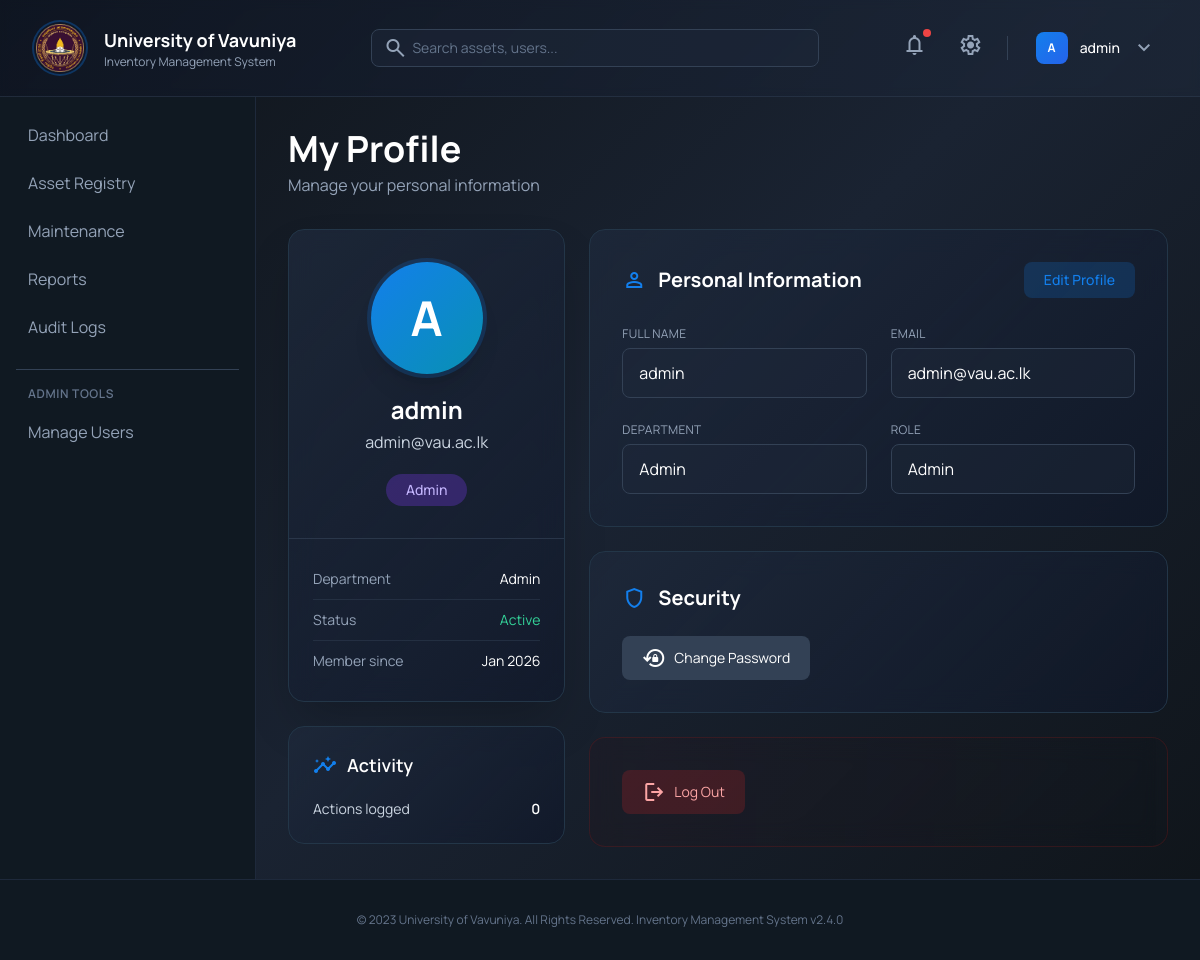
The app's page /profile.php (signed in) with its own data.
### tables this page shows
CREATE TABLE `users` (
  `id` int(11) NOT NULL,
  `username` varchar(255) NOT NULL,
  `email` varchar(255) NOT NULL,
  `password` varchar(255) NOT NULL,
  `role` enum('admin','clerk','user') DEFAULT 'user',
  `department` varchar(255) DEFAULT NULL,
  `status` enum('active','inactive') DEFAULT 'active',
  `created_at` timestamp NOT NULL DEFAULT current_timestamp()
);

### profile.php (the view, shortened to what this page needs)
<?php
include 'config.php';
$user_id = (int)$_SESSION['user_id'];
$stmt = $conn->prepare("
    SELECT username, email, role, department, status, created_at
    FROM users
    WHERE id = ?
");
$stmt->bind_param("i", $user_id);
$stmt->execute();
$user = $stmt->get_result()->fetch_assoc() ?? [];
$username   = $user['username']   ?? $_SESSION['username']   ?? 'User';
$email      = $user['email']      ?? $_SESSION['email']      ?? '—';
$role       = $user['role']       ?? $_SESSION['role']       ?? 'user';
$department = $user['department'] ?? $_SESSION['department'] ?? null;
$status     = $user['status']     ?? 'active';
$joined     = $user['created_at'] ?? date('Y-m-d');
$activity_count = 0;
if ($user_id > 0) {
    $act_stmt = $conn->prepare("SELECT COUNT(*) as cnt FROM audit_logs WHERE user_id = ?");
    $act_stmt->bind_param("i", $user_id);
    $act_stmt->execute();
    $activity_count = $act_stmt->get_result()->fetch_assoc()['cnt'] ?? 0;
}
?>
<!DOCTYPE html>
<html class="dark" lang="en">
<head>
    <script src="https://cdn.tailwindcss.com?plugins=forms,container-queries"></script>
</head>
<body class="min-h-screen font-display text-white flex flex-col">
<?php include 'header.php'; ?>
<?php include 'sidebar.php'; ?>
<main class="flex-1 p-6 md:p-8 overflow-y-auto">
    <div class="max-w-5xl mx-auto space-y-8">
        <div class="mb-8">
            <h1 class="text-3xl md:text-4xl font-bold">My Profile</h1>
            <p class="text-slate-400 mt-1">Manage your personal information</p>
        </div>
        <div class="grid grid-cols-1 lg:grid-cols-3 gap-6">
            <div class="lg:col-span-1 space-y-6">
                <div class="card rounded-2xl border border-border-slate shadow-2xl overflow-hidden">
                    <div class="p-8 text-center">
                        <div class="w-28 h-28 mx-auto rounded-full bg-gradient-to-br from-primary to-cyan-600 flex items-center justify-center text-5xl font-bold shadow-xl mb-5 ring-4 ring-primary/20">
                            <?= strtoupper($username[0] ?? 'U') ?>
                        </div>
                        <h2 class="text-2xl font-bold mb-1"><?= htmlspecialchars($username) ?></h2>
                        <p class="text-slate-300 mb-5"><?= htmlspecialchars($email) ?></p>
                        <span class="inline-block px-5 py-1.5 rounded-full text-sm font-medium
                            <?php
                            if ($role === 'admin')     echo 'bg-violet-600/30 text-violet-300';
                            elseif ($role === 'clerk') echo 'bg-amber-600/30 text-amber-300';
                            else                       echo 'bg-blue-600/30 text-blue-300';
                            ?>">
                            <?= ucfirst($role) ?>
                        </span>
                    </div>
                    <div class="border-t border-slate-700/70 px-6 py-5 text-sm divide-y divide-slate-700/50">
                        <div class="flex justify-between py-2.5">
                            <span class="text-slate-400">Department</span>
                            <span><?= htmlspecialchars($department ?: '—') ?></span>
                        </div>
                        <div class="flex justify-between py-2.5">
                            <span class="text-slate-400">Status</span>
                            <span class="<?= $status === 'active' ? 'text-emerald-400' : 'text-red-400' ?>">
                                <?= ucfirst($status) ?>
                            </span>
                        </div>
                        <div class="flex justify-between py-2.5">
                            <span class="text-slate-400">Member since</span>
                            <span><?= date('M Y', strtotime($joined)) ?></span>
                        </div>
                    </div>
                </div>
                <div class="card rounded-2xl border border-border-slate p-6">
                    <h3 class="text-lg font-semibold mb-5 flex items-center gap-2.5">
                        <span class="material-symbols-outlined text-primary">insights</span>
                        Activity
                    </h3>
                    <div class="space-y-4 text-sm">
                        <div class="flex justify-between">
                            <span class="text-slate-300">Actions logged</span>
                            <span class="font-semibold"><?= number_format($activity_count) ?></span>
                        </div>
                    </div>
                </div>
            </div>
            <div class="lg:col-span-2 space-y-6">
                <div class="card rounded-2xl border border-border-slate p-6 md:p-8">
                    <div class="flex flex-col sm:flex-row sm:items-center justify-between gap-4 mb-7">
                        <h3 class="text-xl font-bold flex items-center gap-3">
                            <span class="material-symbols-outlined text-primary">person</span>
                            Personal Information
                        </h3>
                        <button id="editProfileBtn" class="px-5 py-2 bg-primary/20 hover:bg-primary/30 text-primary rounded-lg text-sm font-medium transition">
                            Edit Profile
                        </button>
                    </div>
                    <div class="grid grid-cols-1 md:grid-cols-2 gap-6">
                        <div>
                            <label class="block text-xs text-slate-400 mb-1.5 uppercase tracking-wide">Full Name</label>
                            <div class="bg-slate-800/40 border border-slate-700 rounded-lg px-4 py-3">
                                <?= htmlspecialchars($username) ?>
                            </div>
                        </div>
                        <div>
                            <label class="block text-xs text-slate-400 mb-1.5 uppercase tracking-wide">Email</label>
                            <div class="bg-slate-800/40 border border-slate-700 rounded-lg px-4 py-3">
                                <?= htmlspecialchars($email) ?>
                            </div>
                        </div>
                        <div>
                            <label class="block text-xs text-slate-400 mb-1.5 uppercase tracking-wide">Department</label>
                            <div class="bg-slate-800/40 border border-slate-700 rounded-lg px-4 py-3">
                                <?= htmlspecialchars($department ?: 'Not set') ?>
                            </div>
                        </div>
                        <div>
                            <label class="block text-xs text-slate-400 mb-1.5 uppercase tracking-wide">Role</label>
                            <div class="bg-slate-800/40 border border-slate-700 rounded-lg px-4 py-3">
                                <?= ucfirst($role) ?>
                            </div>
                        </div>
                    </div>
                </div>
                <div class="card rounded-2xl border border-border-slate p-6 md:p-8">
                    <h3 class="text-xl font-bold mb-6 flex items-center gap-3">
                        <span class="material-symbols-outlined text-primary">shield</span>
                        Security
                    </h3>
                    <div class="space-y-6">
                        <div>
                            <a href="change_password.php" class="inline-flex items-center gap-2 px-5 py-2.5 bg-slate-700 hover:bg-slate-600 rounded-lg text-sm transition">
                                <span class="material-symbols-outlined">lock_reset</span>
                                Change Password
                            </a>
                        </div>
                    </div>
                </div>
                <div class="card rounded-2xl border border-red-900/30 bg-gradient-to-r from-red-950/10 p-6 md:p-8">
                    <a href="logout.php" class="inline-flex items-center gap-2 px-5 py-2.5 bg-red-600/20 hover:bg-red-600/30 text-red-300 rounded-lg transition text-sm">
                        <span class="material-symbols-outlined">logout</span>
                        Log Out
                    </a>
                </div>
            </div>
        </div>
    </div>
</main>
<?php include 'footer.php'; ?>
</body>
</html>

### header.php (shortened to what this page needs)
<!DOCTYPE html>
<html class="dark" lang="en">
<head>
    <script src="https://cdn.tailwindcss.com?plugins=forms,container-queries"></script>
    <script id="tailwind-config">
        tailwind.config = {
            darkMode: "class",
            theme: {
                extend: {
                    colors: {
                        "primary": "#137fec",
                        "background-light": "#f6f7f8",
                        "background-dark": "#101922",
                    },
                    fontFamily: {
                        "display": ["Manrope"]
                    },
                    borderRadius: {
                        "DEFAULT": "0.25rem",
                        "lg": "0.5rem",
                        "xl": "0.75rem",
                        "full": "9999px"
                    },
                },
            },
        }
    </script>
</head>
<body class="bg-background-light dark:bg-background-dark font-display text-white overflow-hidden flex flex-col h-screen">
    <header class="border-b border-slate-700/50 bg-gradient-to-r from-slate-900/50 to-slate-800/50 backdrop-blur-sm px-8 py-4 flex-shrink-0 sticky top-0 z-40">
        <div class="flex items-center justify-between h-16">
            <div class="flex items-center gap-4">
                <div class="flex items-center justify-center w-14 h-14 rounded-full border-2 border-primary/30 bg-slate-900/50">
                    <img src="assets/uov-logo.png" alt="University of Vavuniya" class="w-12 h-12 object-contain" onerror="this.style.display='none'">
                </div>
                <div>
                    <h1 class="text-lg font-bold text-white">University of Vavuniya</h1>
                    <p class="text-xs text-slate-400">Inventory Management System</p>
                </div>
            </div>
            <div class="flex-1 max-w-md mx-8">
                <div class="relative">
                    <span class="material-symbols-outlined absolute left-3 top-1/2 -translate-y-1/2 text-slate-400 text-sm">search</span>
                    <input type="text" placeholder="Search assets, users..."
                        class="w-full pl-10 pr-4 py-2 rounded-lg bg-slate-800/50 border border-slate-700 text-white placeholder-slate-500 focus:outline-none focus:border-primary/50 focus:ring-1 focus:ring-primary/30 transition-all text-sm">
                </div>
            </div>
            <div class="flex items-center gap-4">
                <button class="relative p-2 rounded-lg hover:bg-slate-700/50 transition-colors group">
                    <span class="material-symbols-outlined text-slate-400 group-hover:text-white transition-colors">notifications</span>
                    <span class="absolute top-1 right-1 w-2 h-2 bg-red-500 rounded-full"></span>
                </button>
                <button class="p-2 rounded-lg hover:bg-slate-700/50 transition-colors group">
                    <span class="material-symbols-outlined text-slate-400 group-hover:text-white transition-colors">settings</span>
                </button>
                <div class="relative group">
                    <button class="flex items-center gap-3 px-3 py-2 rounded-lg hover:bg-slate-700/50 transition-colors">
                        <div class="w-8 h-8 rounded-lg bg-gradient-to-br from-primary to-blue-600 flex items-center justify-center">
                            <span class="text-xs font-bold">
                                <?php
                                if (isset($_SESSION['user_id'])) {
                                    global $conn;
                                    $stmt = $conn->prepare("SELECT username FROM users WHERE id = ?");
                                    $stmt->bind_param("i", $_SESSION['user_id']);
                                    $stmt->execute();
                                    $result = $stmt->get_result();
                                    $user = $result->fetch_assoc();
                                    echo isset($user['username']) ? strtoupper(substr($user['username'], 0, 1)) : 'U';
                                } else {
                                    echo 'G';
                                }
                                ?>
                            </span>
                        </div>
                        <span class="text-sm font-medium hidden sm:inline">
                            <?php
                            if (isset($_SESSION['user_id'])) {
                                echo isset($user['username']) ? htmlspecialchars($user['username']) : 'User';
                            } else {
                                echo 'Guest';
                            }
                            ?>
                        </span>
                        <span class="material-symbols-outlined text-sm text-slate-400 group-hover:text-white transition-colors">expand_more</span>
                    </button>
                </div>
            </div>
        </div>
    </header>
    <div class="flex flex-1 overflow-hidden">

### profile.php (style rules this page uses)
body { background: linear-gradient(135deg, #0f1419, #1a2332 50%, #0f1419); }
.card { background: linear-gradient(135deg, rgba(30,41,59,0.8), rgba(15,23,42,0.6)); backdrop-filter: blur(12px); }

### records on screen
users: username "A", username "admin", email "admin@vau.ac.lk", role "Admin", department "Admin", status "Active"

### other values on screen
$activity_count "0"
